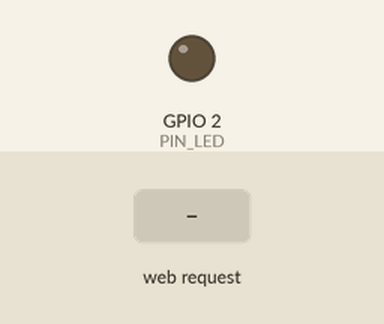
Simulated run of this sketch. Board: ESP32. Shown: output pins drawn as LEDs (lit = HIGH). Inputs (shaded band) come from the test bench. WiFi joins after 1.5 s; servers stay silent unless stated; what the sketch prints to the serial monitor is not drawn.

Above: at 2.7 s.
2.8 s: HTTP request GET /led?estado=on received
At 4.0 s:
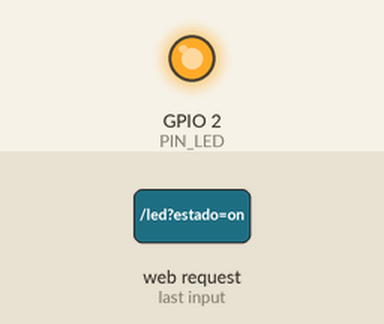
4.3 s: HTTP request GET /led received
At 5.3 s:
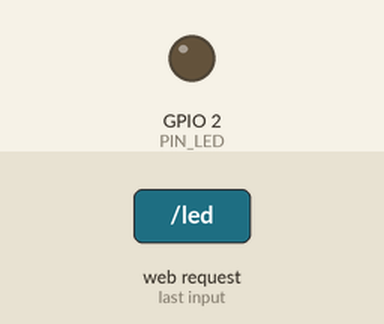
Timing chart, 0 to 7.3 s (numbered marks = the images above; inputs shaded):
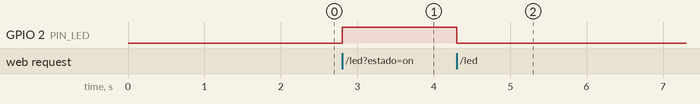

Measured:
- after the input at 2.8 s, GPIO 2 (PIN_LED): LOW → HIGH at once
- after the input at 4.3 s, GPIO 2 (PIN_LED): HIGH → LOW at once

The sketch:

esp32_actuador.ino
```cpp
// esp32_actuador.ino - Servidor web mínimo en el ESP32 que recibe órdenes de la Raspberry Pi.
// Petición esperada:  http://<IP_DEL_ESP32>/led?estado=on   (u off)
#include <WiFi.h>
#include <WebServer.h>

const char* SSID = "NOMBRE_RED";        // <-- misma red WiFi que la Raspberry Pi
const char* PASS = "CLAVE_RED";
const int PIN_LED = 2;                  // LED integrado en muchas placas ESP32 DevKit

WebServer servidor(80);

void manejarLed() {
  String estado = servidor.arg("estado");
  digitalWrite(PIN_LED, estado == "on" ? HIGH : LOW);
  servidor.send(200, "text/plain", "LED " + estado);
  Serial.println("Orden recibida: " + estado);
}

void setup() {
  Serial.begin(115200);
  pinMode(PIN_LED, OUTPUT);
  WiFi.begin(SSID, PASS);
  while (WiFi.status() != WL_CONNECTED) { delay(500); Serial.print("."); }
  Serial.print("\nIP del ESP32: ");
  Serial.println(WiFi.localIP());       // copiar esta IP en 06_yolo_esp32.py
  servidor.on("/led", manejarLed);
  servidor.begin();
}

void loop() {
  servidor.handleClient();
}
```
